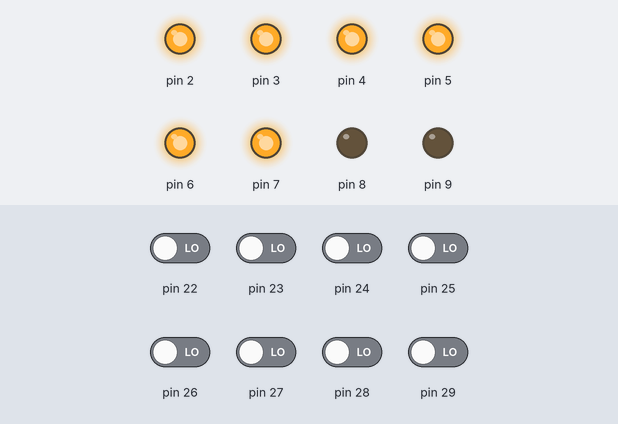
This sketch was run on a simulated Arduino Mega 2560, built with avr-gcc and run on an emulated ATmega2560. On the bench: output pins drawn as LEDs (lit = HIGH). The inputs (shaded band) are chosen by the test bench; at power-on: pin 22–29 LOW.

Above: at 1.2 s.
1.3 s: pin 22 driven HIGH
At 1.8 s:
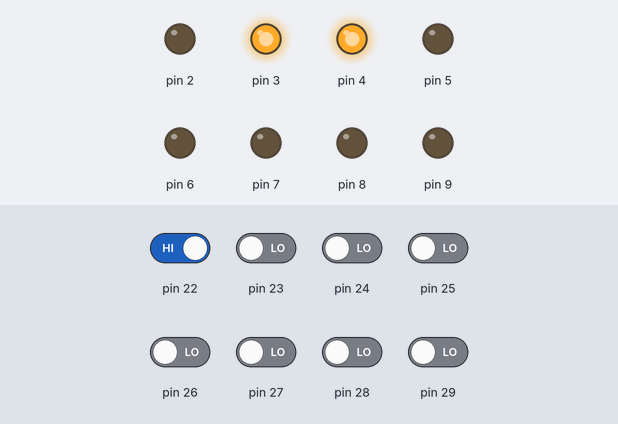
2.8 s: pin 23 driven HIGH
At 4.0 s:
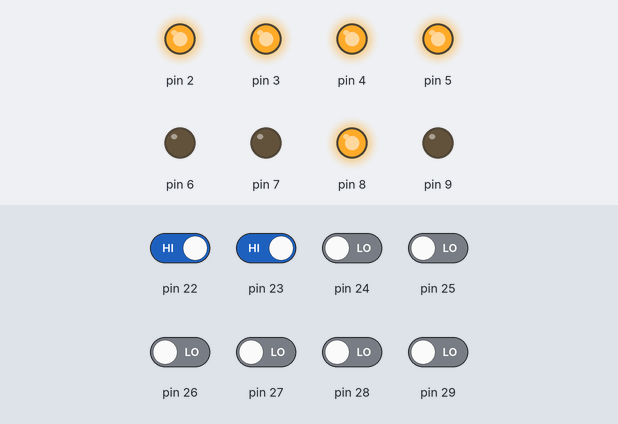
4.3 s: pin 24 driven HIGH
At 5.3 s:
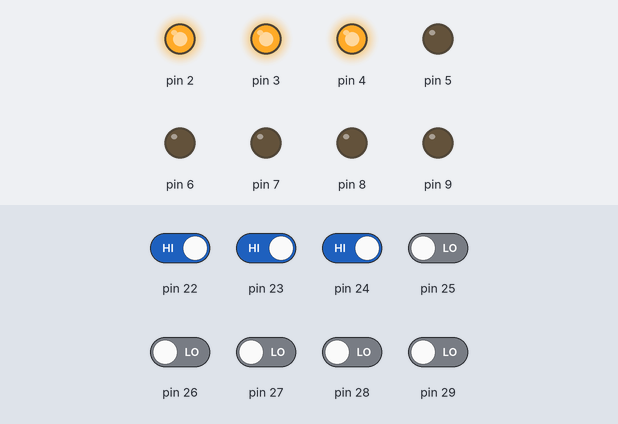
5.8 s: pin 25 driven HIGH
At 6.4 s:
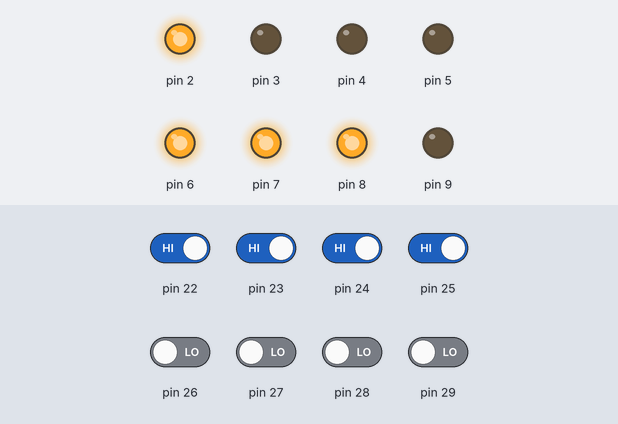
7.3 s: pin 26 driven HIGH
At 7.6 s:
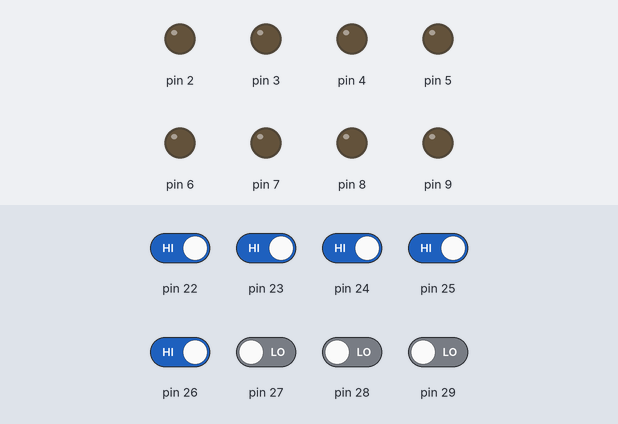
8.8 s: pin 26 driven LOW
At 9.9 s:
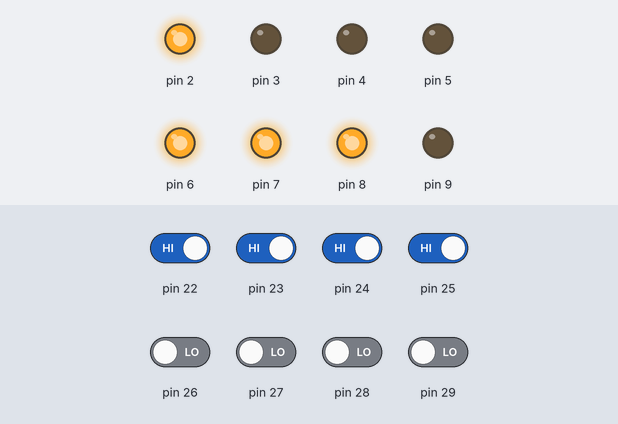
Timing chart, 0 to 11.3 s (numbered marks = the images above; inputs shaded):
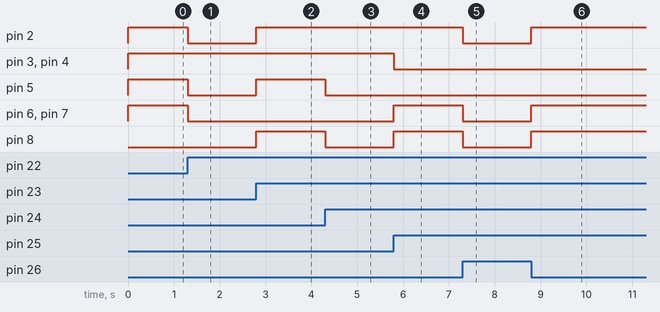

The sketch:

Dispaly_01.ino
```cpp
int led;

void configuracion(int vec[16][8], int x) {
  for (led=0;led<8;led++)
    digitalWrite(2+led, vec[x][led]);
}

void setup() {
  for(led=2;led<=9;led++)
    pinMode(led,OUTPUT);
  for(led=1;led<=4;led++)
    pinMode(21+led,INPUT);
}

void loop() {
  int a[16][8]={{1,1,1,1,1,1,0,0}, //3f
            {0,1,1,0,0,0,0,0},     //06
            {1,1,0,1,1,0,1,0},    //5b
            {1,1,1,1,0,0,1,0},    //4f
            {0,1,1,0,0,1,1,0},    //66
            {1,0,1,1,0,1,1,0},    //6d
            {1,0,1,1,1,1,1,0},    //7d
            {1,1,1,0,0,0,0,0},    //07
            {1,1,1,1,1,1,1,0},    //7f
            {1,1,1,0,0,1,1,0},    //67
            {1,1,1,0,1,1,1,0},    //77
            {0,0,1,1,1,1,1,0},    //7c
            {1,0,0,1,1,1,0,0},    //39
            {0,1,1,1,1,0,1,0},    //5e
            {1,0,0,1,1,1,1,0},    //79
            {1,0,0,0,1,1,1,0}};   //71
  int x,acum=0,p;
  for(x=0;x<8;x++) {
    if (x==0)
      p=1;
    else
      p*=2;
    if (digitalRead(22+x)==1) {
      acum+=p;
    }
  }
  configuracion(a,acum);
}
```

Measured:
- after the input at 1.3 s, pin 2, pin 5–7: HIGH → LOW at once
- after the input at 2.8 s, pin 2, pin 5, pin 8: LOW → HIGH at once
- after the input at 4.3 s, pin 5, pin 8: HIGH → LOW at once
- after the input at 5.8 s, pin 3, pin 4: HIGH → LOW at once; pin 6–8: LOW → HIGH at once
- after the input at 7.3 s, pin 2, pin 6–8: HIGH → LOW at once
- after the input at 8.8 s, pin 2, pin 6–8: LOW → HIGH at once
